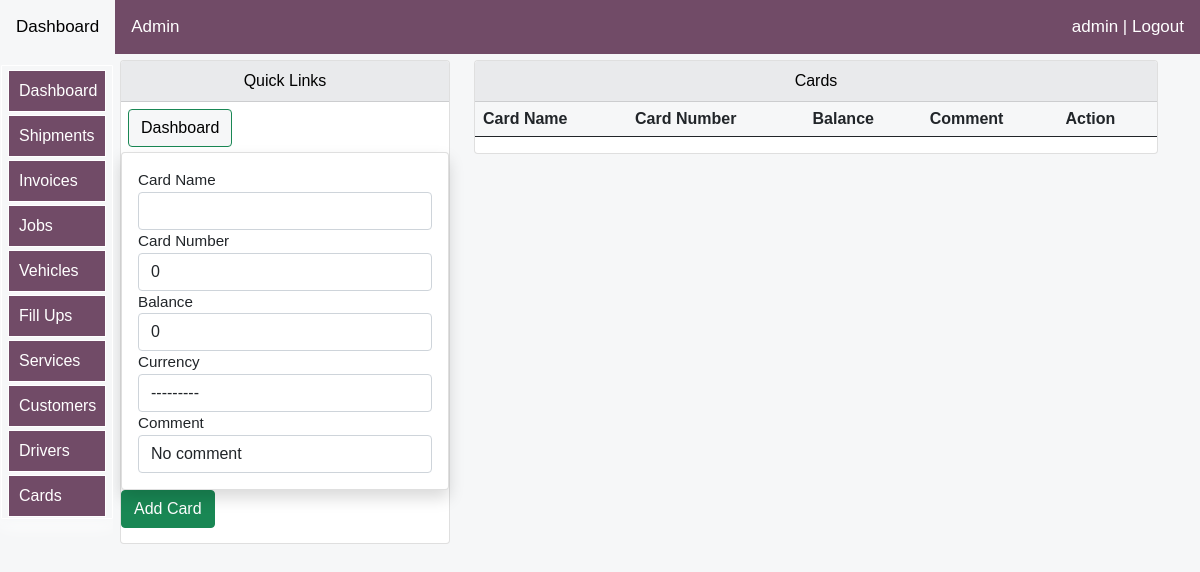
The page /logistics/cards (signed in) on the database as committed earlier.
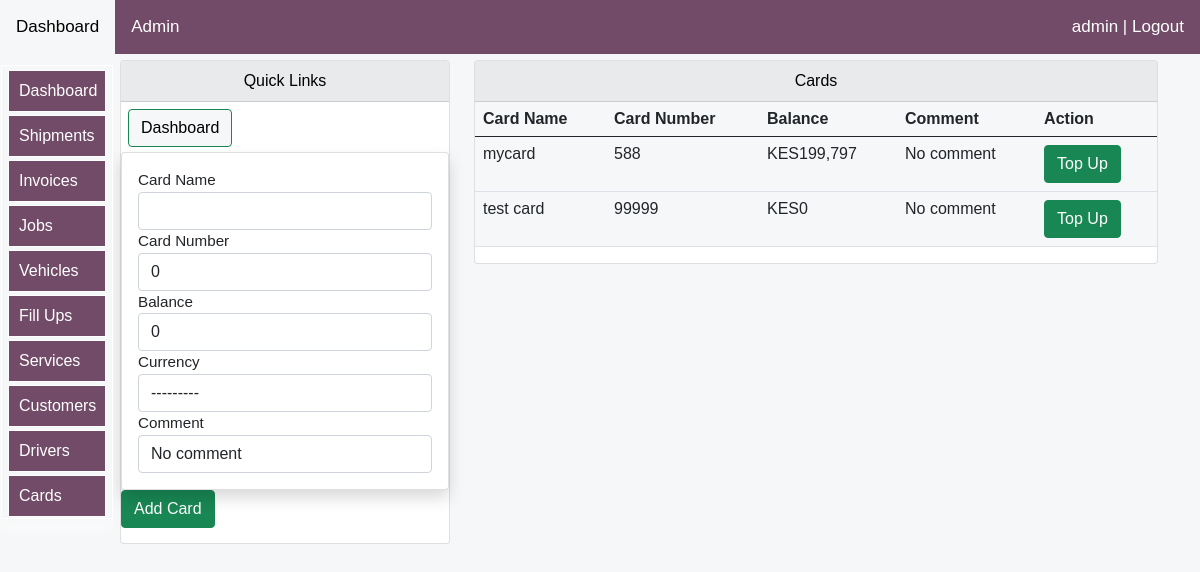
The same page on the database as committed later.
### logistics/models.py (models this page shows, shortened)
class CardsModel(models.Model):
    currency=[
        ('KES', 'KES'),
        ('$','USD'),
        ('€','EURO')
        ]
    name= models.CharField(max_length=15,blank=False,null=True)
    number= models.IntegerField(null=True, blank=False,default=0)
    balance= models.IntegerField(null=True, blank=True,default=0)
    comment= models.CharField(max_length=15,blank=True,null=True,default='No comment')
    currency=models.CharField(max_length=20,blank=True,null=True,choices=currency,default=1)

### logistics/views.py (the view)
# urls.py: path('cards', views.cards, name="cards"),
@login_required(login_url='login:loginpage')
def cards(request):
    title="Cards"
    cards=CardsModel.objects.all()
    form=AddCardsForm()
    if request.method == 'POST':
        form= AddCardsForm(request.POST)
        if form.is_valid():
            form.save()
            return redirect('logistics:cards')#just redirection page
    context = {
		'form':form,
        "cards":cards,
        "title":title,
    }
    return render(request,'cards/cards.html',context)

### logistics/forms.py
class AddCardsForm(forms.ModelForm):
    class Meta:
        model=CardsModel
        fields=['name','number','balance','comment','currency']
        widgets={
            'name':forms.TextInput(attrs={'class':'form-control'}),
            'number':forms.TextInput(attrs={'class':'form-control'}),
            'balance':forms.TextInput(attrs={'class':'form-control'}),
            'comment':forms.TextInput(attrs={'class':'form-control'}),
            'currency':forms.Select(attrs={'class':'form-control'}),
        }

### logistics/templates/cards/cards.html (shortened to what this page needs)
{% extends 'bases/base.html'%}
{% load static %}
{% load humanize %}
{% load crispy_forms_tags %}
{% block style %}
<link href="{% static 'css/bootstrap.min.css' %}" rel="stylesheet">
<link rel="stylesheet" href="https://use.fontawesome.com/releases/v5.15.2/css/all.css"
>
   {%endblock%}
   {% block body %}
<div class="container">
    <div class="row mt-12" >
        <div class="col-md-4">
            <div class="card">
                <div id="allif-section-headers" class="card-header ">
                   Quick Links
                </div>
                <div >
                    <a  href="{% url 'logistics:logistics-dashboard' %}">
                    <button id="allif-link-buttons" type="button" class="btn btn-success mybuttonlinks" >
                    Dashboard</button></a>
                    </div>
<div class="col-md-12">
      <div class="col-md-12">
        <form method='POST' action=''>{% csrf_token %}
          <div class="card my-card shadow text-left p-3">
          <label>Card Name</label> {{form.name}}
          <label>Card Number</label>{{form.number}}
          <label>Balance</label>{{form.balance}}
          <label>Currency</label>{{form.currency}}
          <label>Comment</label>{{form.comment}}
          </div>
          <input type="submit" value='Add Card' class="btn btn-success btn-block">
        </form>
      </div>
</div>
            </div>
        </div>
    <div class="col-md-8">
        <div class="card">
            <div id="allif-section-headers" class="card-header">
              Cards
            </div>
            <div class="col-md-12">
            <table class="table">
            <thead>
            <tr>
                <th>Card Name</th>
                <th>Card Number</th>
                <th>Balance</th>
                <th>Comment</th>
                <th>Action</th>
            </tr>
        </thead>
        <tbody>
            {% for card in cards %}
<tr>
    <td>
        {{card.name}}
    </td>
    <td> {{card.number}}</td>
    <td>
        {% if card.currency %}
        {{card.currency}}{{card.balance|intcomma}}
        {% else %}
        KES{{card.balance|intcomma}}
        {% endif %}
    </td>
    <td>
        {{card.comment}}
    </td>
    <td>
        {% if request.user.is_superuser %}
        <a href="{% url 'logistics:topUpCard' card.id %}">
        <button class="btn btn-success">
            Top Up
            </button>
       </a>
       {% else %}
       <button class="btn btn-success">
        Top Up
        </button>
       {% endif %}
    </td>
</tr>
{% endfor %}
</tbody>
</table>
            </div>
        </div></div></div>
</div>
   {% endblock %}

Rows that differ between the two databases and show on the page:
added CardsModel: name "mycard", number "588", balance "199,797", comment "No comment"
added CardsModel: name "test card", number "99999", balance "0", comment "No comment"
